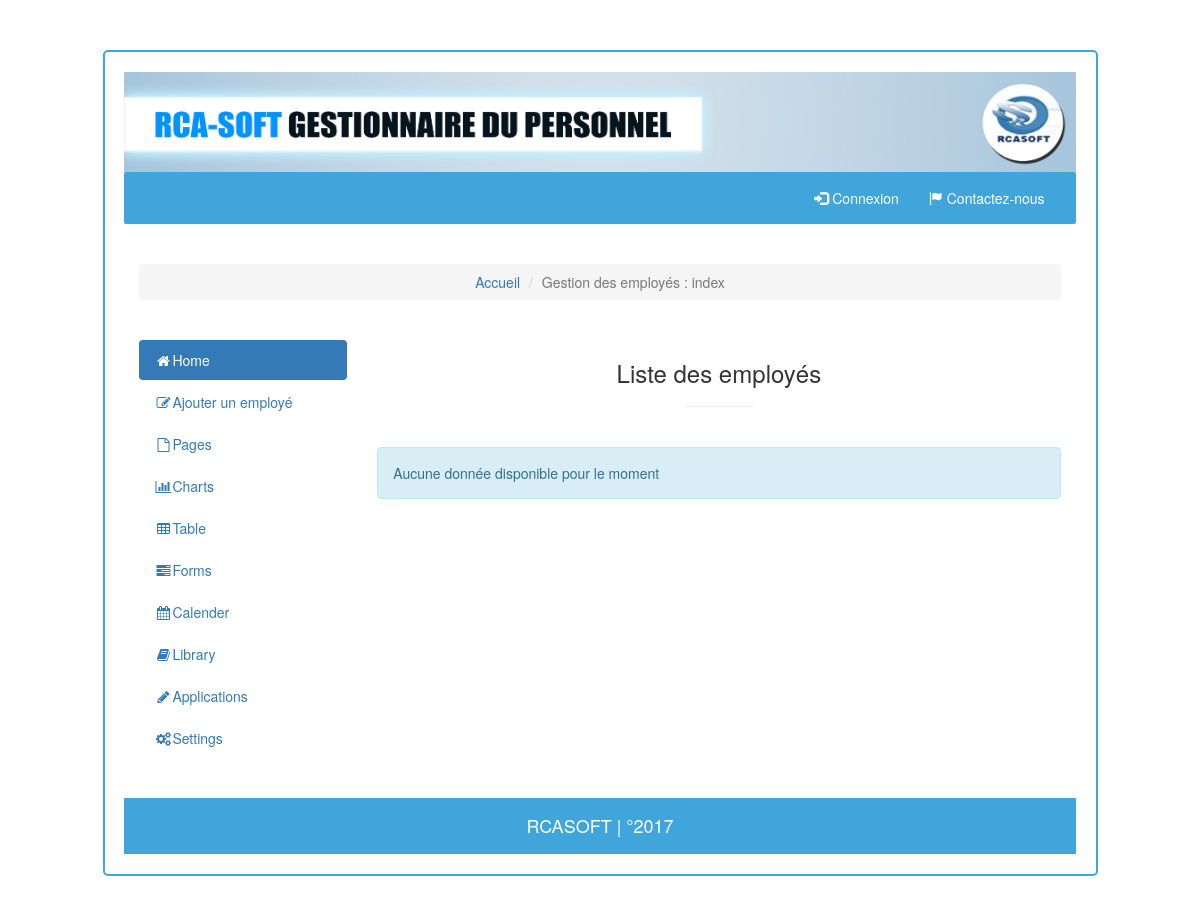
/employe, run on an earlier commit of the app's database.
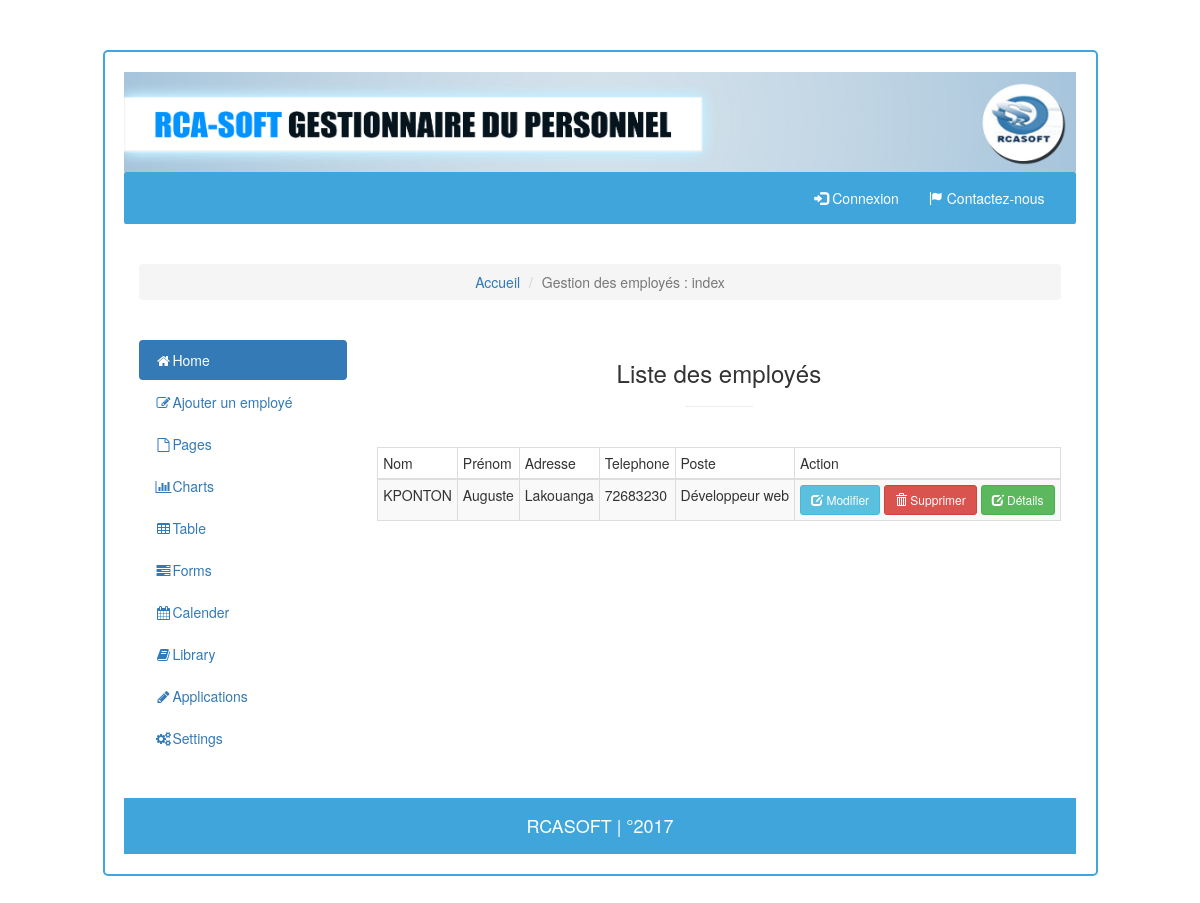
And on a later commit of the database.
### tables this page shows
CREATE TABLE IF NOT EXISTS `employe` (
  `employe_id` int(11) NOT NULL AUTO_INCREMENT,
  `employe_nom` varchar(255) NOT NULL,
  `employe_prenom` varchar(255) NOT NULL,
  `employe_adresse` varchar(255) NOT NULL,
  `employe_tel` varchar(15) NOT NULL,
  `employe_email` varchar(255) NOT NULL,
  `employe_poste` varchar(255) NOT NULL,
  `create_at` timestamp NOT NULL DEFAULT CURRENT_TIMESTAMP,
  PRIMARY KEY (`employe_id`)
);

### application/modules/employe/controllers/Employe.php (called while the page is built, shortened)
<?php
	class Employe extends MX_Controller
	{
		public function __construct()
		{
			$this->load->model('Employe_model');
		}
		public function index()
		{
			$data['liste_employé'] = $this->Employe_model->get_all();
			$this->load->view('header');
			$this->load->view('index', $data);
			$this->load->view('footer');
		}
	}
?>

### index.php (called while the page is built, shortened)
<?php
require_once BASEPATH.'core/CodeIgniter.php';

### application/core/MY_Model.php (called while the page is built, shortened)
<?php
class MY_Model extends CI_Model
{
    protected $_table;
    public $_database;
    protected $return_type = 'object';
    protected $_temporary_return_type = NULL;
    public function __construct()
    {
        $this->_database = $this->db;
        $this->_temporary_return_type = $this->return_type;
    }
    public function get_all()
    {
        $result = $this->_database->get($this->_table)
                           ->{$this->_return_type(1)}();
        $this->_temporary_return_type = $this->return_type;
        return $result;
    }
    protected function _return_type($multi = FALSE)
    {
        $method = ($multi) ? 'result' : 'row';
        return $this->_temporary_return_type == 'array' ? $method . '_array' : $method;
    }
}

### application/modules/employe/views/index.php (the view)
<div class="container-fluid">
	<div class="row">
		<div class="col-md-12">
			<center>
				<ol class="breadcrumb">
				  <li><a href="<?php echo base_url(); ?>">Accueil</a></li>
				  <li class="active">Gestion des employés : index</li>
				</ol>
			</center><br>
			<div class="row">
				<div class="col-md-3">
					<ul class="nav nav-pills nav-stacked">
						<li class="active"><a href="#"><i class="fa fa-home fa-fw"></i>Home</a></li>
						<li><a href="<?php echo site_url('employe/add'); ?>"><i class="fa fa-pencil-square-o fa-fw"></i>Ajouter un employé</a></li>
						<li><a href="http://www.jquery2dotnet.com"><i class="fa fa-file-o fa-fw"></i>Pages</a></li>
						<li><a href="http://www.jquery2dotnet.com"><i class="fa fa-bar-chart-o fa-fw"></i>Charts</a></li>
						<li><a href="http://www.jquery2dotnet.com"><i class="fa fa-table fa-fw"></i>Table</a></li>
						<li><a href="http://www.jquery2dotnet.com"><i class="fa fa-tasks fa-fw"></i>Forms</a></li>
						<li><a href="http://www.jquery2dotnet.com"><i class="fa fa-calendar fa-fw"></i>Calender</a></li>
						<li><a href="http://www.jquery2dotnet.com"><i class="fa fa-book fa-fw"></i>Library</a></li>
						<li><a href="http://www.jquery2dotnet.com"><i class="fa fa-pencil fa-fw"></i>Applications</a></li>
						<li><a href="http://www.jquery2dotnet.com"><i class="fa fa-cogs fa-fw"></i>Settings</a></li>
					</ul>
				</div>
				<div class="col-md-9">
					<center><h3> Liste des employés </h3></center>
					<hr>
					<br>
					<?php if(!empty($liste_employé)):?>
						<table class="table table-striped table-condensed table-bordered table-responsive" id = 'myDatatable'>
						  <thead>
						  <tr>
								<td>Nom</td>
								<td>Prénom</td>
								<td>Adresse</td>
								<td>Telephone</td>
								<td>Poste</td>
								<td>Action</td>
							</tr>
						</thead>
							<?php foreach($liste_employé as $l): ?>
							<tr>
								<td><?php echo $l->employe_nom; ?></td>
								<td><?php echo $l->employe_prenom; ?></td>
								<td><?php echo $l->employe_adresse; ?></td>
								<td><?php echo $l->employe_tel; ?></td>
								<td><?php echo $l->employe_poste; ?></td>
								<td>
										<a href="<?php echo site_url('employe/update/'.$l->employe_id); ?>" class="btn  btn-sm btn-info"><i class = "glyphicon glyphicon-edit"></i> Modifier</a>
										<a href="<?php echo site_url('employe/remove/'.$l->employe_id); ?>" onClick = "return confirm('Etes-vous sûr de vouloir supprimer cette donnée ?')" class="btn btn-sm btn-danger"><i class = "glyphicon glyphicon-trash"></i> Supprimer</a>
										<a href="#" class="btn  btn-sm btn-success"><i class = "glyphicon glyphicon-edit"></i> Détails</a>
								</td>
							</tr>
							<?php endforeach; ?>
						</table>
					<?php else:?>
						<p class = "alert alert-info">Aucune donnée disponible pour le moment</p>
					<?php endif;?>
				</div>
			</div>
		</div>
	</div>
</div>

### application/third_party/MX/Loader.php (shortened to what this page needs)
<?php (defined('BASEPATH')) OR exit('No direct script access allowed');
class MX_Loader extends CI_Loader
{
	protected $_module;
	public $_ci_cached_vars = array();
	public function initialize($controller = NULL)
	{
		$this->_module = CI::$APP->router->fetch_module();
	}
	public function view($view, $vars = array(), $return = FALSE)
	{
		list($path, $_view) = Modules::find($view, $this->_module, 'views/');
		if ($path != FALSE)
		{
			$this->_ci_view_paths = array($path => TRUE) + $this->_ci_view_paths;
			$view = $_view;
		}
		return $this->_ci_load(array('_ci_view' => $view, '_ci_vars' => $this->_ci_object_to_array($vars), '_ci_return' => $return));
	}
	public function _ci_load($_ci_data)
	{
		extract($_ci_data);
		if (isset($_ci_view))
		{
			$_ci_path = '';
			$_ci_file = (pathinfo($_ci_view, PATHINFO_EXTENSION)) ? $_ci_view : $_ci_view.EXT;
			foreach ($this->_ci_view_paths as $path => $cascade)
			{
				if (file_exists($view = $path.$_ci_file))
				{
					$_ci_path = $view;
					break;
				}
			}
		}
		elseif (isset($_ci_path))
		{
			$_ci_file = basename($_ci_path);
			if( ! file_exists($_ci_path)) $_ci_path = '';
		}
		if (isset($_ci_vars))
			$this->_ci_cached_vars = array_merge($this->_ci_cached_vars, (array) $_ci_vars);
		extract($this->_ci_cached_vars);
		if ((bool) @ini_get('short_open_tag') === FALSE && CI::$APP->config->item('rewrite_short_tags') == TRUE)
		{
			echo eval('?>'.preg_replace("/;*\s*\?>/", "; ?>", str_replace('<?=', '<?php echo ', file_get_contents($_ci_path))));
		}
		else
		{
			include($_ci_path);
		}
	}
}

### application/views/header.php (shortened to what this page needs)
<!DOCTYPE html>
<html>
	<head>
		<link href="<?php echo base_url('assets/css/bootstrap/css/bootstrap.min.css');?>" rel="stylesheet" type = "text/css" >
		<link href="<?php echo base_url('assets/datatables/datatables.bootstrap.css');?>" rel="stylesheet" />
		<link href="<?php echo base_url('assets/css/bootstrap-datepicker3.standalone.min.css');?>" rel="stylesheet" type = "text/css">
		<link href="<?php echo base_url('assets/css/font-awesome/css/font-awesome.min.css');?>" rel="stylesheet" type = "text/css">
		<link href="<?php echo base_url('assets/css/style.css');?>" rel="stylesheet" type = "text/css">
	</head>
	<body>
		<div class="row">
			<div class="col-md-offset-1 col-md-10 col-md-offset-1">
				<div class="contenu">
					<div class="header-banner">
						<img src="<?php echo site_url('assets/img/banner.jpg'); ?>" height="100" width="100%">
					</div>
					<div class="header">
						<div class="navbar navbar" role="banner">
							<nav class="collapse navbar-collapse" role="navigation" id = "navbar">
								<ul class="nav navbar-nav pull-right">
									<li><a href="<?php echo site_url('users/login'); ?>"><i class = "glyphicon glyphicon-log-in"></i> Connexion</a></li>
									<li><a href="#"><i class = "glyphicon glyphicon-flag"></i> Contactez-nous</a></li>
								</ul>
							</nav>
						</div>
					</div>
					<br>

### application/views/footer.php (shortened to what this page needs)
	<br><br>
					<footer>
						<center><h4>RCASOFT | °2017</h4></center>
					</footer>
				</div>
			</div>
		</div>
	</body>
</html>

### assets/css/style.css (style rules this page uses)
body { margin-top : 50px; margin-bottom : 50px; }
.contenu { border : 2px solid #3fa5db; border-radius : 5px; padding : 2%; }
.header { background-color : #3fa5db; border-radius : 2px; }
.header a { color : #fff; }
footer { background-color : #3fa5db; color : #fff; padding : 8px; }
hr { width: 10%; color: #fff; }

What changed in the data, as far as the page shows it:
added employe: employe_nom "KPONTON", employe_prenom "Auguste", employe_adresse "Lakouanga", employe_tel "72683230", employe_poste "Développeur web"
Also different on the page:
text no longer shown: "Aucune donnée disponible pour le moment"
text now shown: "Nom Prénom Adresse Telephone Poste Action"
